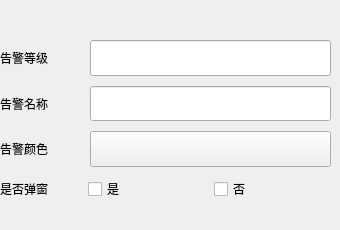
      <widget class="QWidget" name="page">
       <widget class="QWidget" name="layoutWidget">
        <property name="geometry">
         <rect>
          <x>0</x>
          <y>10</y>
          <width>331</width>
          <height>211</height>
         </rect>
        </property>
        <layout class="QVBoxLayout" name="verticalLayout_2" stretch="1,1,1,1">
         <property name="spacing">
          <number>10</number>
         </property>
         <property name="topMargin">
          <number>30</number>
         </property>
         <property name="bottomMargin">
          <number>20</number>
         </property>
         <item>
          <layout class="QHBoxLayout" name="horizontalLayout" stretch="1,3">
           <item>
            <widget class="QLabel" name="label">
             <property name="text">
              <string>告警等级</string>
             </property>
            </widget>
           </item>
           <item>
            <widget class="QLineEdit" name="lineEdit_alarmLevel">
             <property name="sizePolicy">
              <sizepolicy hsizetype="Expanding" vsizetype="Expanding">
               <horstretch>0</horstretch>
               <verstretch>0</verstretch>
              </sizepolicy>
             </property>
            </widget>
           </item>
          </layout>
         </item>
         <item>
          <layout class="QHBoxLayout" name="horizontalLayout_2" stretch="1,3">
           <item>
            <widget class="QLabel" name="label_2">
             <property name="text">
              <string>告警名称</string>
             </property>
            </widget>
           </item>
           <item>
            <widget class="QLineEdit" name="lineEdit_alarmName">
             <property name="sizePolicy">
              <sizepolicy hsizetype="Expanding" vsizetype="Expanding">
               <horstretch>0</horstretch>
               <verstretch>0</verstretch>
              </sizepolicy>
             </property>
            </widget>
           </item>
          </layout>
         </item>
         <item>
          <layout class="QHBoxLayout" name="horizontalLayout_3" stretch="1,3">
           <item>
            <widget class="QLabel" name="label_3">
             <property name="text">
              <string>告警颜色</string>
             </property>
            </widget>
           </item>
           <item>
            <widget class="QToolButton" name="btnalarmColor">
             <property name="sizePolicy">
              <sizepolicy hsizetype="Expanding" vsizetype="Expanding">
               <horstretch>0</horstretch>
               <verstretch>0</verstretch>
              </sizepolicy>
             </property>
             <property name="text">
              <string> </string>
             </property>
            </widget>
           </item>
          </layout>
         </item>
         <item>
          <layout class="QHBoxLayout" name="horizontalLayout_4" stretch="2,3,3">
           <item>
            <widget class="QLabel" name="label_4">
             <property name="text">
              <string>是否弹窗</string>
             </property>
            </widget>
           </item>
           <item>
            <widget class="QCheckBox" name="checkBox_Checked">
             <property name="text">
              <string>是</string>
             </property>
             <property name="tristate">
              <bool>false</bool>
             </property>
            </widget>
           </item>
           <item>
            <widget class="QCheckBox" name="checkBox_UnChecked">
             <property name="text">
              <string>否</string>
             </property>
             <property name="tristate">
              <bool>false</bool>
             </property>
            </widget>
           </item>
          </layout>
         </item>
        </layout>
       </widget>
      </widget>
